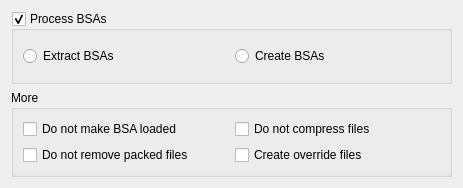
<?xml version="1.0" encoding="UTF-8"?>
<ui version="4.0">
 <class>GeneralBSAModule</class>
 <widget class="QWidget" name="GeneralBSAModule">
  <property name="geometry">
   <rect>
    <x>0</x>
    <y>0</y>
    <width>463</width>
    <height>188</height>
   </rect>
  </property>
  <property name="windowTitle">
   <string>Form</string>
  </property>
  <layout class="QVBoxLayout" name="verticalLayout">
   <item>
    <widget class="QGroupBox" name="baseGroupBox">
     <property name="title">
      <string>Process BSAs</string>
     </property>
     <property name="checkable">
      <bool>true</bool>
     </property>
     <layout class="QHBoxLayout" name="horizontalLayout">
      <item>
       <widget class="QRadioButton" name="BSAExtract">
        <property name="cursor">
         <cursorShape>WhatsThisCursor</cursorShape>
        </property>
        <property name="toolTip">
         <string>&lt;html&gt;&lt;head/&gt;&lt;body&gt;&lt;p&gt;Extracts all BSAs&lt;/p&gt;&lt;p&gt;&lt;br/&gt;Note: loose files are not overwritten by files in BSAs&lt;/p&gt;&lt;/body&gt;&lt;/html&gt;</string>
        </property>
        <property name="text">
         <string>Extract BSAs</string>
        </property>
       </widget>
      </item>
      <item>
       <widget class="QRadioButton" name="BSACreate">
        <property name="cursor">
         <cursorShape>WhatsThisCursor</cursorShape>
        </property>
        <property name="toolTip">
         <string>&lt;html&gt;&lt;head/&gt;&lt;body&gt;&lt;p&gt;Packs all loose files into BSAs&lt;/p&gt;&lt;/body&gt;&lt;/html&gt;</string>
        </property>
        <property name="text">
         <string>Create BSAs</string>
        </property>
       </widget>
      </item>
     </layout>
    </widget>
   </item>
   <item>
    <widget class="QGroupBox" name="moreGroupBox">
     <property name="sizePolicy">
      <sizepolicy hsizetype="Minimum" vsizetype="Fixed">
       <horstretch>0</horstretch>
       <verstretch>0</verstretch>
      </sizepolicy>
     </property>
     <property name="title">
      <string>More</string>
     </property>
     <property name="checkable">
      <bool>false</bool>
     </property>
     <layout class="QGridLayout" name="gridLayout_5">
      <item row="0" column="1">
       <widget class="QCheckBox" name="dontCompress">
        <property name="text">
         <string>Do not compress files</string>
        </property>
       </widget>
      </item>
      <item row="0" column="0">
       <widget class="QCheckBox" name="dontMakeLoaded">
        <property name="cursor">
         <cursorShape>WhatsThisCursor</cursorShape>
        </property>
        <property name="toolTip">
         <string>&lt;html&gt;&lt;head/&gt;&lt;body&gt;&lt;p&gt;If enabled, CAO will not make BSAs loaded by the game. &lt;/p&gt;&lt;p&gt;That is to say: &lt;/p&gt;&lt;p&gt;- For games that use plugins, CAO will not create dummy plugins &lt;/p&gt;&lt;p&gt;- For games that use the ini, CAO will not edit the INI (&lt;span style=&quot; font-weight:600;&quot;&gt;Note: CAO does not support yet editing the INI. This option will have no effect on these games&lt;/span&gt;)&lt;/p&gt;&lt;/body&gt;&lt;/html&gt;</string>
        </property>
        <property name="text">
         <string>Do not make BSA loaded</string>
        </property>
       </widget>
      </item>
      <item row="1" column="0">
       <widget class="QCheckBox" name="dontRemoveFiles">
        <property name="text">
         <string>Do not remove packed files</string>
        </property>
       </widget>
      </item>
      <item row="1" column="1">
       <widget class="QCheckBox" name="makeOverrides">
        <property name="cursor">
         <cursorShape>WhatsThisCursor</cursorShape>
        </property>
        <property name="toolTip">
         <string>&lt;html&gt;&lt;head/&gt;&lt;body&gt;&lt;p&gt;If enabled, CAO will create an override file for each created BSA.&lt;/p&gt;&lt;p&gt;This is in general only useful for Fallout: New Vegas. Unlike the newer titles, a BSA is not loaded at the same time as the associated plugin. With JIP installed, an .override file causes the engine to mimick this new behaviour.&lt;/p&gt;&lt;/body&gt;&lt;/html&gt;</string>
        </property>
        <property name="text">
         <string>Create override files</string>
        </property>
       </widget>
      </item>
     </layout>
    </widget>
   </item>
  </layout>
 </widget>
 <resources/>
 <connections/>
</ui>
